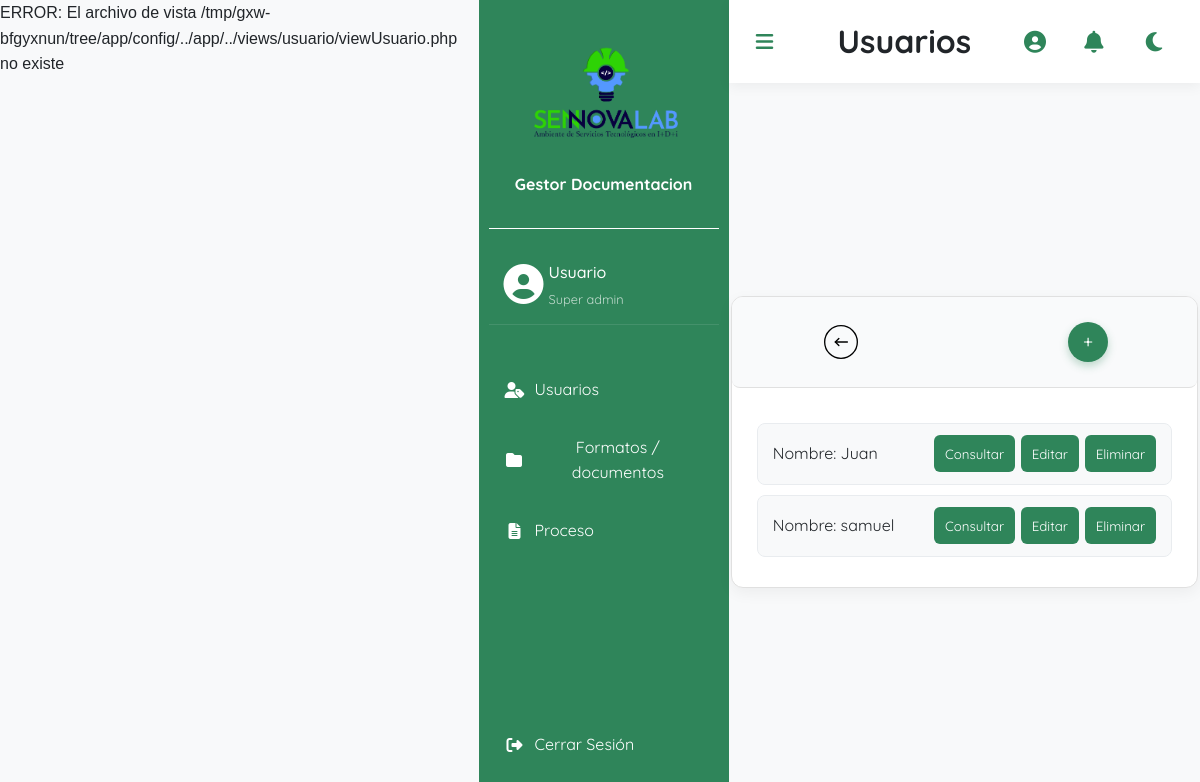
The app's page /usuario/view (signed in), older data.
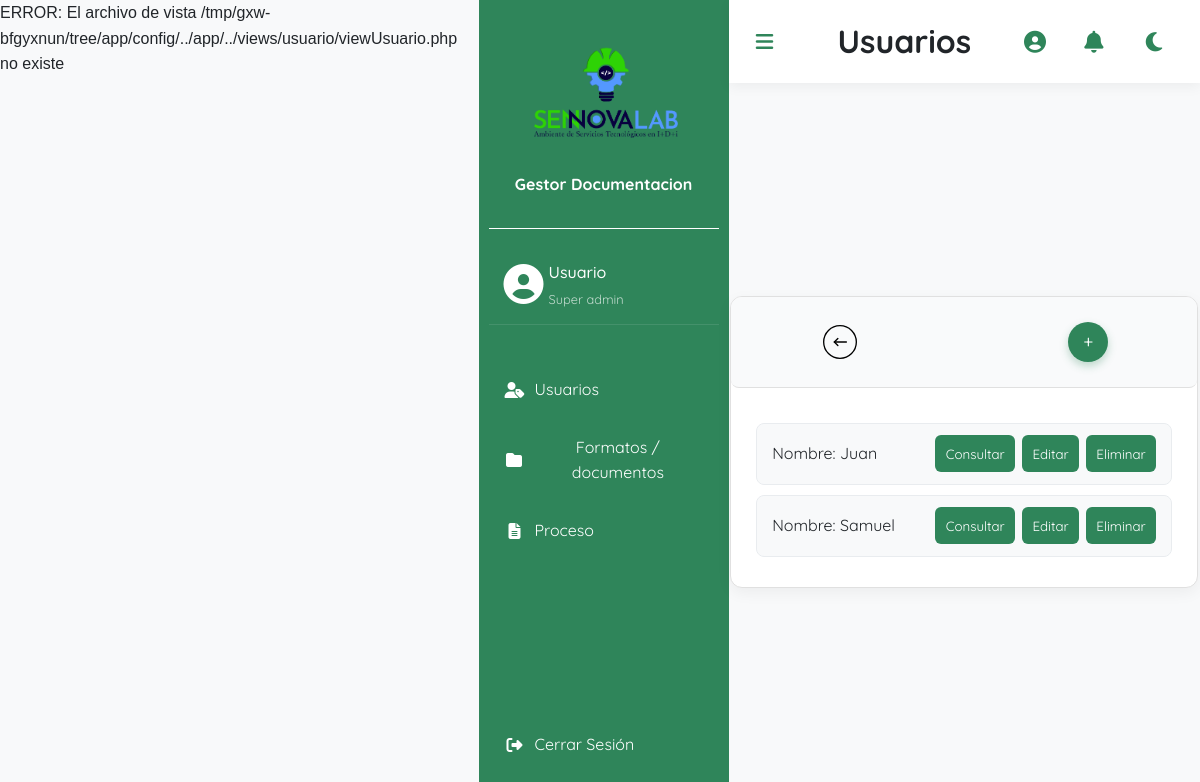
The same page, newer data.
### tables this page shows
CREATE TABLE `usuarios` (
  `id` int(11) NOT NULL,
  `nombre` varchar(50) NOT NULL,
  `apellido` varchar(50) DEFAULT NULL,
  `email` varchar(50) NOT NULL,
  `password` varchar(255) NOT NULL,
  `rol` enum('super_admin','coordinador','trabajador') NOT NULL
);

### app/controllers/UsuarioController.php (called while the page is built, shortened)
<?php
require_once 'baseController.php';
require_once MAIN_APP_ROUTE . '../models/UsuarioModel.php';
class UsuarioController extends BaseController {
    public function view() {
        $usuarioObj = new UsuarioModel();
        $usuarios = $usuarioObj->getAll();
        $data = [
            "usuarios" => $usuarios,
            "title" => "Usuarios"
        ];
        $this->render('usuario/viewUsuario.php', $data);
    }
}

### app/models/BaseModel.php (called while the page is built, shortened)
<?php
class BaseModel
{
    protected $dbConnection;
    protected $table;
    public function __construct()
    {
        try {
            $options = [
                PDO::ATTR_ERRMODE => PDO::ERRMODE_EXCEPTION
            ];
            $dsn = DRIVER . ':host=' . HOST . ';dbname=' . DATABASE;
            $this->dbConnection = new PDO($dsn, USERNAME_DB, PASSWORD_DB, $options);
        } catch (PDOException $ex) {
            echo "Error>" . $ex->getMessage();
        }
    }
    public function getAll(): array
    {
        try {
            $sql = "SELECT * FROM $this->table";
            $statement = $this->dbConnection->query($sql);
            $result = $statement->fetchAll(PDO::FETCH_OBJ);
            return $result;
        } catch (PDOException $ex) {
            echo "Error en consulta>{$ex->getMessage()}";
            return [];
        }
    }
}

### app/models/UsuarioModel.php (called while the page is built, shortened)
<?php
require_once MAIN_APP_ROUTE . '../models/BaseModel.php';
class UsuarioModel extends BaseModel {
    public function __construct() {
        $this->table = "usuarios";
    }
}

### app/views/usuario/viewUsuario.php (the view)
<div class="data-container">
    <div class="navegate-group">
        <div class="back">
            <a href="/main"><img src="/img/back.svg"></a>
        </div>
        <div class="create">
            <a href="/usuario/new"><button>+</button></a>
        </div>
    </div>
    <div class="info">
        <?php
        if (empty($usuarios)) {
            echo '<br>No se encuentran usuarios en la base de datos';
        } else {
            foreach ($usuarios as $usuario) {
                echo
                "<div class='record'>
                <span>Nombre: $usuario->nombre</span>
                <div class='buttons'>
                    <a href='/usuario/view/$usuario->id'> <button>Consultar</button> </a>
                    <a href='/usuario/edit/$usuario->id'> <button>Editar</button> </a>
                    <a href='/usuario/delete/$usuario->id'> <button>Eliminar</button> </a>
                </div>
            </div>";
            }
        }
        ?>
    </div>
</div>

### public/index.php (shortened to what this page needs)
<?php
require_once '../app/controllers/UsuarioController.php';
$url = $_SERVER['REQUEST_URI'];
$routes = include_once '../app/config/routes.php';
$matchedRoute = null;
foreach ($routes as $route => $routeConfig) {
    if(preg_match("#^$route$#", $url, $matches)) {
        $matchedRoute = $routeConfig;
        break;
    }
}
if($matchedRoute){
    $controllerName = $matchedRoute['controller'];
    $actionName = $matchedRoute['action'];
    if(class_exists($controllerName) && method_exists($controllerName, $actionName)){
        $parameters = array_slice($matches, 1);
        $controller = new $controllerName();
        $controller->$actionName(...$parameters);
        exit;
    }
}

### app/controllers/BaseController.php (shortened to what this page needs)
<?php
class BaseController
{
    protected string $layout = "main_layout";
    public function render(string $view, array $arrayData = null)
    {
        $viewPath = MAIN_APP_ROUTE . "../views/$view";
        if (!file_exists($viewPath)) {
            echo "ERROR: El archivo de vista $viewPath no existe<br>";
        }
        $layout = MAIN_APP_ROUTE . "../views/layouts/{$this->layout}.php";
        include_once $layout;
    }
}

### app/views/layouts/admin_layout.php (shortened to what this page needs)
<!DOCTYPE html>
<html lang="en">
<head>
    <link rel="stylesheet" href="/css/reset.css">
    <link rel="stylesheet" href="/css/style_admin_layout.css">
    <link rel="stylesheet" href="https://cdnjs.cloudflare.com/ajax/libs/font-awesome/6.4.0/css/all.min.css">
</head>
<body>
    <div class="container">
        <aside class="sidebar">
            <div class="sidebar-content">
                <div class="logo">
                    <img src="/img/LOGOTIPO SENNOVALAB 2024-03_blanco.png" alt="logoImg">
                    <span class="logo-text">Gestor Documentacion</span>
                </div>
                <div class="user-info">
                    <div class="user-icon">
                        <i class="fas fa-user-circle"></i>
                    </div>
                    <div class="user-details">
                        <span class="user-email"><?php echo isset($_SESSION['email']) ? $_SESSION['email'] : 'Usuario'; ?></span>
                        <span class="user-role"><?php echo isset($_SESSION['rol']) ? ucfirst(str_replace('_', ' ', $_SESSION['rol'])) : 'Rol no definido'; ?></span>
                    </div>
                </div>
                <nav class="menu">
                    <ul>
                        <?php if (isset($_SESSION['rol']) && $_SESSION['rol'] == 'super_admin'): ?>
                            <li><a href="/usuario/view"><i class="fas fa-user-tag"></i><span class="span">Usuarios</span></a></li>
                            <li><a href="/documentoFormato/view"><i class="fas fa-folder"></i><span class="span">Formatos / documentos</span></a></li>
                            <li><a href="/proceso/view"><i class="fas fa-file-alt"></i><span class="span">Proceso</span></a></li>
                        <?php endif ?>
                    </ul>
                    <ul>
                        <li class="logout-item">
                            <a href="/login/logout">
                                <i class="fas fa-sign-out-alt"></i>
                                <span class="span">Cerrar Sesión</span>
                            </a>
                        </li>
                    </ul>
                </nav>
            </div>
        </aside>
        <main class="main-content">
            <header class="header">
                <div class="header-container">
                    <button class="menu-toggle"><i class="fas fa-bars"></i></button>
                    <h1><?php echo isset($title) ? $title : 'Default Title'; ?></h1>
                    <div class="header-icons">
                        <a href="#" class="icon-link"><i class="fas fa-user-circle"></i></a>
                        <a href="#" class="icon-link"><i class="fas fa-bell"></i></a>
                        <a href="#" class="icon-link" id="theme-toggle"><i class="fas fa-moon"></i></a>
                    </div>
                </div>
            </header>
            <div class="content">
                <?php include_once $content; ?>
            </div>
        </main>
    </div>
</body>
</html>

Row changes from the older to the newer data that the page shows:
changed usuarios: nombre "samuel" → "Samuel"
